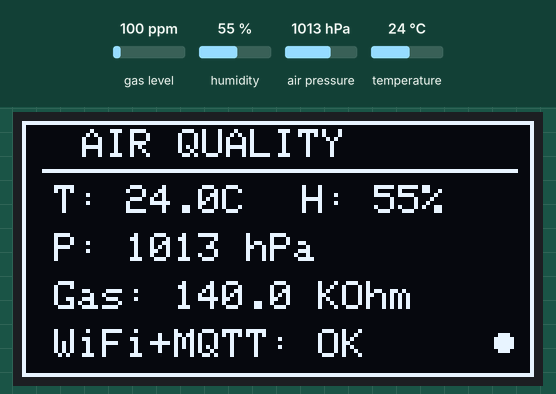
A sketch run on a simulated ESP8266 (NodeMCU). On the bench: 128×64 one-colour display. The test bench sets the inputs (shaded band); at power-on: gas level 100 ppm, humidity 55 %, air pressure 1013 hPa, temperature 24 °C. WiFi joins after 1.5 s; servers stay silent unless stated; no MQTT or app messages arrive unless stated; what the sketch prints to the serial monitor is not drawn.

Above: at 8.9 s.
9.0 s: gas level set to 20 ppm
12.0 s: humidity set to 22 %
At 14.1 s:
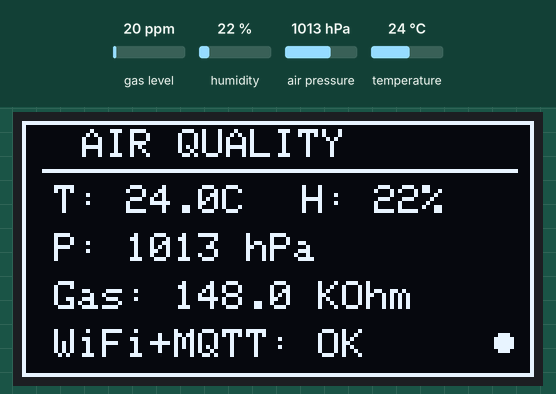
15.0 s: air pressure set to 952 hPa
At 16.6 s:
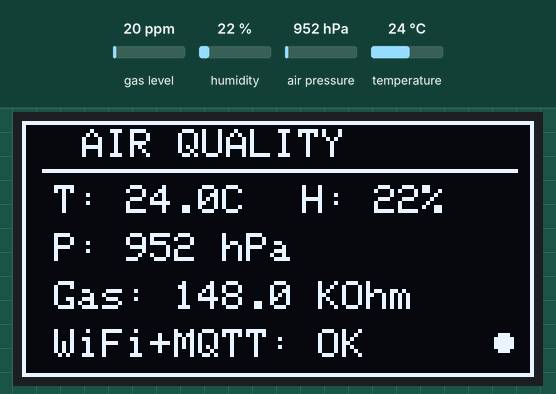
18.0 s: temperature set to 12 °C
At 21.2 s:
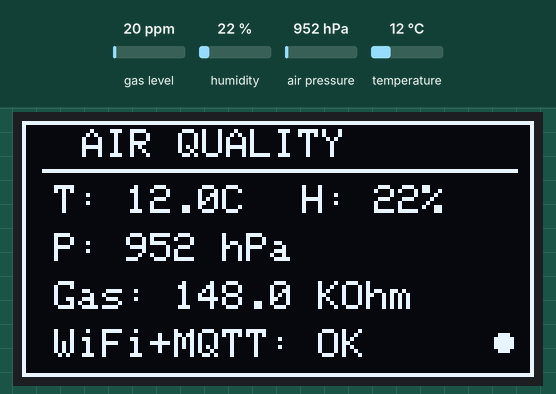
21.5 s: gas level set to 250 ppm
At 22.7 s:
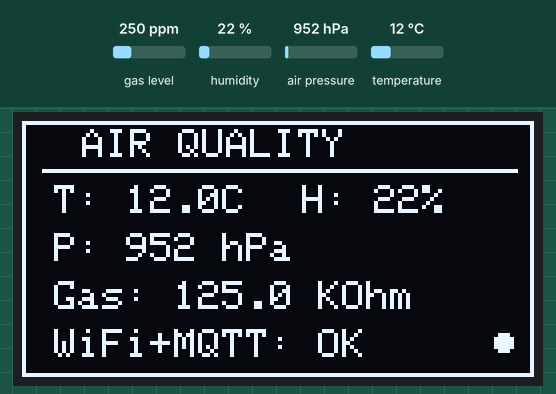
Timing chart, 0 to 24.5 s (numbered marks = the images above; inputs shaded):
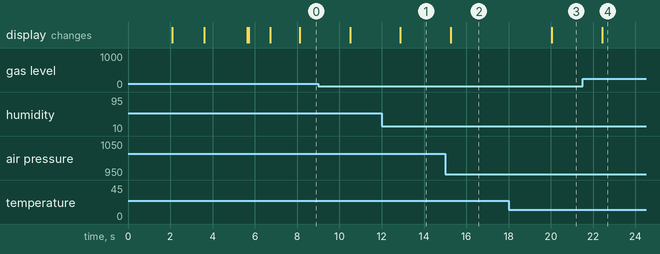

Measured:
- after the input at 12.0 s, the display: changes after 0.89 s (image 1)
- after the input at 15.0 s, the display: changes after 0.27 s (image 2)
- after the input at 18.0 s, the display: changes after 2.0 s (image 3)
- after the input at 21.5 s, the display: changes after 0.92 s (image 4)

The sketch:

tubesiot.ino
```cpp
#include <Wire.h>
#include <Adafruit_Sensor.h>
#include <Adafruit_BME680.h>
#include <ESP8266WiFi.h>
#include <PubSubClient.h>
#include <SPI.h>
#include <Adafruit_GFX.h>
#include <Adafruit_SSD1306.h>

#define SEALEVELPRESSURE_HPA (1013.25)

// OLED SPI pins
#define SCREEN_WIDTH 128
#define SCREEN_HEIGHT 64
#define OLED_MOSI   13  // D7
#define OLED_CLK    14  // D5
#define OLED_DC     2   // D4
#define OLED_CS     15  // D8
#define OLED_RESET  0   // D3

// Inisialisasi objek
Adafruit_BME680 bme;
Adafruit_SSD1306 display(SCREEN_WIDTH, SCREEN_HEIGHT, OLED_MOSI, OLED_CLK, OLED_DC, OLED_RESET, OLED_CS);

// WiFi & MQTT Setting
const char* ssid = "Pixel 8";
const char* pass = "wongunik";
const char* mqtt_server = "192.168.171.28";
const char* mqtt_user = "uas25_hasyim";
const char* mqtt_pass = "uas25_hasyim";

WiFiClient espClient;
PubSubClient client(espClient);

// Variabel untuk data sensor
float suhu, kelembapan, tekanan, gas;
unsigned long lastUpdate = 0;
const unsigned long updateInterval = 2000;

void setup() {
  Serial.begin(115200);

  // Inisialisasi OLED SPI
  if(!display.begin(SSD1306_SWITCHCAPVCC)) {
    Serial.println(F("SSD1306 allocation failed"));
    for(;;);
  }

  display.clearDisplay();
  display.setTextSize(1);
  display.setTextColor(SSD1306_WHITE);
  display.setCursor(0,0);
  display.println(F("Air Quality Monitor"));
  display.println(F("Starting up..."));
  display.display();
  delay(2000);

  // WiFi Connection
  WiFi.begin(ssid, pass);
  display.clearDisplay();
  display.setCursor(0,0);
  display.println(F("Connecting WiFi..."));
  display.display();

  Serial.print("Menghubungkan WiFi");
  while (WiFi.status() != WL_CONNECTED) {
    delay(500);
    Serial.print(".");
  }
  Serial.println("\nWiFi Terkoneksi!");

  display.clearDisplay();
  display.setCursor(0,0);
  display.println(F("WiFi Connected!"));
  display.println(WiFi.localIP());
  display.display();
  delay(2000);

  client.setServer(mqtt_server, 1883);

  // MQTT Connection
  display.clearDisplay();
  display.setCursor(0,0);
  display.println(F("Connecting MQTT..."));
  display.display();

  while (!client.connected()) {
    Serial.print("Menghubungkan ke MQTT broker...");
    if (client.connect("ESPClient", mqtt_user, mqtt_pass)) {
      Serial.println("Berhasil terkoneksi ke MQTT!");
      display.clearDisplay();
      display.setCursor(0,0);
      display.println(F("MQTT Connected!"));
      display.display();
      delay(1000);
    } else {
      Serial.print("Gagal, rc=");
      Serial.print(client.state());
      Serial.println(" coba ulang dalam 2 detik");
      delay(2000);
    }
  }

  // Inisialisasi sensor BME680 (menggunakan I2C default pin D1, D2)
  if (!bme.begin()) {
    Serial.println("Sensor BME680 tidak terdeteksi!");
    display.clearDisplay();
    display.setCursor(0,0);
    display.println(F("BME680 Error!"));
    display.display();
    while (1);
  }

  bme.setTemperatureOversampling(BME680_OS_8X);
  bme.setHumidityOversampling(BME680_OS_2X);
  bme.setPressureOversampling(BME680_OS_4X);
  bme.setIIRFilterSize(BME680_FILTER_SIZE_3);
  bme.setGasHeater(320, 150);

  display.clearDisplay();
  display.setCursor(0,0);
  display.println(F("System Ready!"));
  display.display();
  delay(1000);
}

void loop() {
  // Reconnect MQTT jika terputus
  if (!client.connected()) {
    client.connect("ESPClient", mqtt_user, mqtt_pass);
  }
  client.loop();

  // Baca sensor setiap interval tertentu
  if (millis() - lastUpdate >= updateInterval) {
    if (!bme.beginReading()) {
      delay(1000);
      return;
    }
    delay(200);
    if (!bme.endReading()) {
      delay(1000);
      return;
    }

    // Ambil data sensor
    suhu = bme.temperature;
    kelembapan = bme.humidity;
    tekanan = bme.pressure / 100.0;
    gas = bme.gas_resistance / 1000.0;

    // Print ke Serial Monitor
    Serial.printf("Suhu: %.2f °C\n", suhu);
    Serial.printf("Kelembapan: %.2f %%\n", kelembapan);
    Serial.printf("Tekanan: %.2f hPa\n", tekanan);
    Serial.printf("Resistansi Gas: %.2f KOhms\n", gas);
    Serial.println("----------------------");

    // Update OLED Display
    updateOLEDDisplay();

    // Buat payload JSON untuk MQTT
    String payload = "{\"temperature\":";
    payload += suhu;
    payload += ",\"humidity\":";
    payload += kelembapan;
    payload += ",\"pressure\":";
    payload += tekanan;
    payload += ",\"gas\":";
    payload += gas;
    payload += "}";

    // Publish ke MQTT
    client.publish("iot/udara", payload.c_str());
    Serial.println("Data published ke MQTT");

    lastUpdate = millis();
  }
}

void updateOLEDDisplay() {
  display.clearDisplay();

  // Header dengan frame
  display.setTextSize(1);
  display.setCursor(15,2);
  display.println(F("AIR QUALITY"));
  display.drawRect(0, 0, 128, 64, SSD1306_WHITE);
  display.drawLine(5, 12, 123, 12, SSD1306_WHITE);

  // Data sensor dengan ikon sederhana
  display.setCursor(8,16);
  display.print(F("T: "));
  display.print(suhu, 1);
  display.print(F("C"));

  display.setCursor(70,16);
  display.print(F("H: "));
  display.print(kelembapan, 0);
  display.println(F("%"));

  display.setCursor(8,28);
  display.print(F("P: "));
  display.print(tekanan, 0);
  display.println(F(" hPa"));

  display.setCursor(8,40);
  display.print(F("Gas: "));
  display.print(gas, 1);
  display.println(F(" KOhm"));

  // Status koneksi dengan indikator
  display.setCursor(8,52);
  if (WiFi.status() == WL_CONNECTED && client.connected()) {
    display.print(F("WiFi+MQTT: OK"));
    // Dot indikator online
    display.fillCircle(120, 55, 2, SSD1306_WHITE);
  } else {
    display.print(F("Disconnected"));
    // X indikator offline
    display.drawLine(118, 53, 122, 57, SSD1306_WHITE);
    display.drawLine(122, 53, 118, 57, SSD1306_WHITE);
  }

  display.display();
}
```
